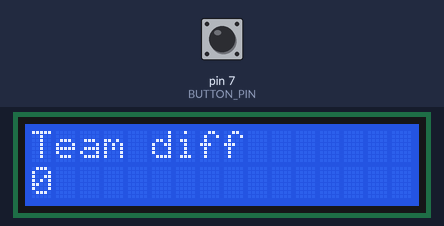
Recording of a sketch running on a simulated Arduino Uno, built with avr-gcc and run on an emulated ATmega328P. Parts: 16×2 character LCD. The inputs (shaded band) are chosen by the test bench; at power-on: pin 7 (BUTTON_PIN) HIGH.

Above: at 0.1 s.
At 4.1 s:
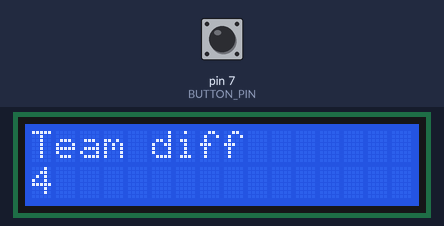
At 9.1 s:
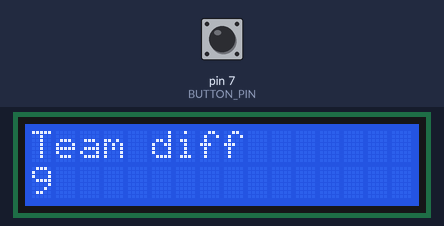
At 19.1 s:
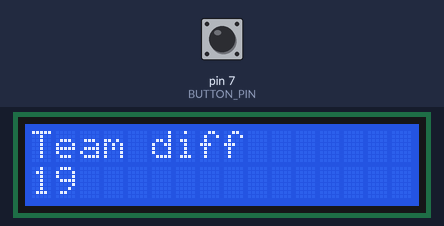
At 28.1 s:
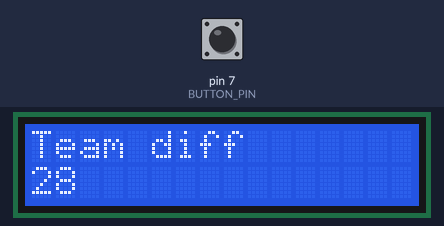
At 38.2 s:
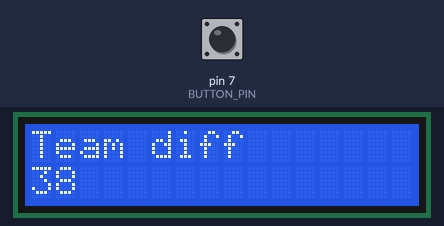

Measured:
- what the display in image 1 shows lasts 1.0 s, from 4.1 s to 5.1 s

The sketch:

job4.ino
```cpp
#include <LiquidCrystal.h>

#define BUTTON_PIN 7

LiquidCrystal lcd(12, 11, 5, 4, 3, 2);

unsigned long timer = 0;

bool buttonState = false;

const unsigned long DISPLAY_DELAY = 500;

void setup() {
  lcd.begin(16, 2);
  pinMode(BUTTON_PIN, INPUT_PULLUP);
  lcd.print("Team diff");
}

void loop() {
  bool newButtonState = digitalRead(BUTTON_PIN) == LOW;
  if (newButtonState != buttonState) {
    buttonState = newButtonState;
    if (buttonState) {
      timer = 0;
        lcd.setCursor(0, 1);
        lcd.print("         ");
    }
  }
  unsigned long elapsedTime = millis() - timer;
  lcd.setCursor(0, 1);
  lcd.print(elapsedTime / 1000);
  delay(DISPLAY_DELAY);
}
```
